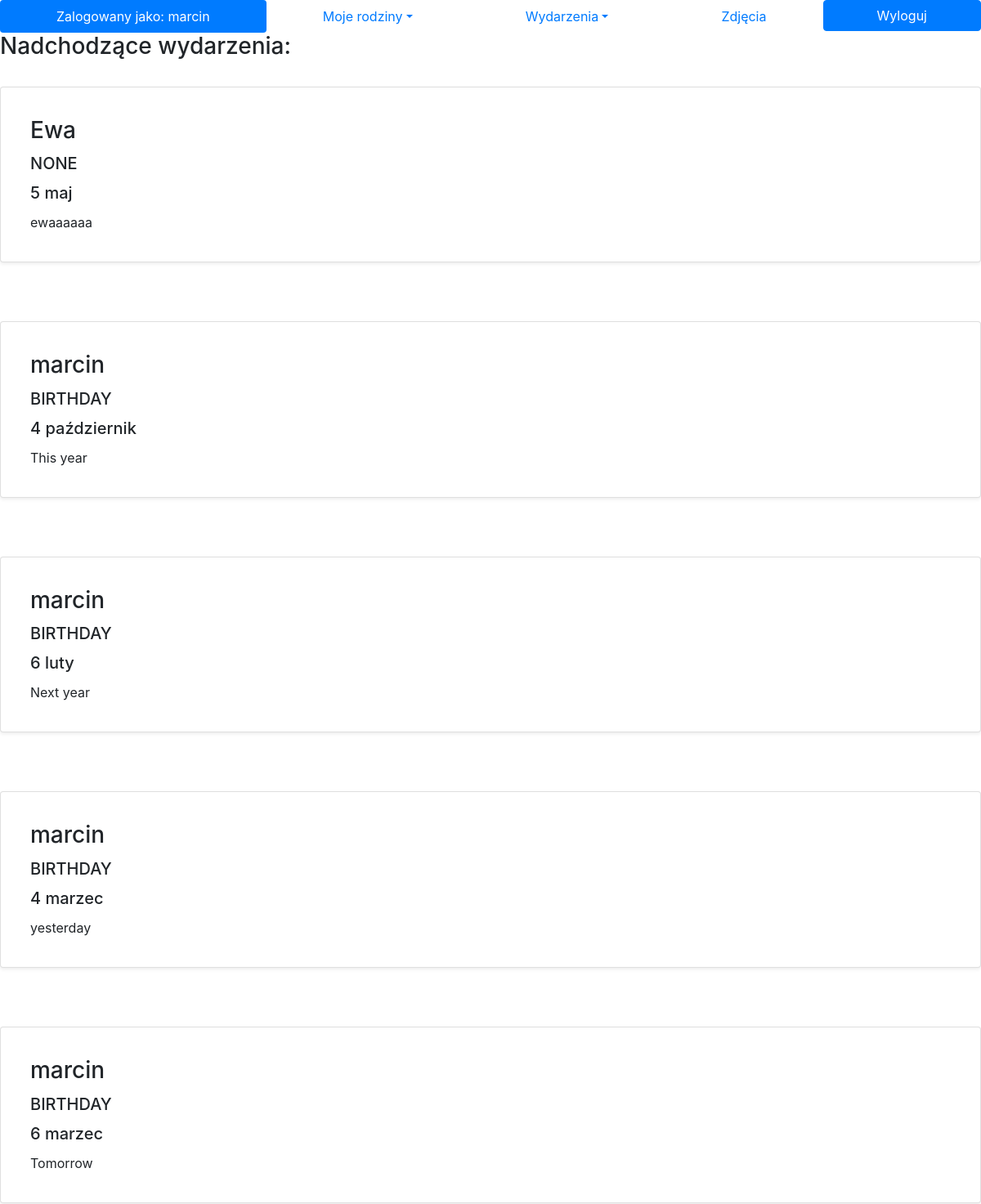
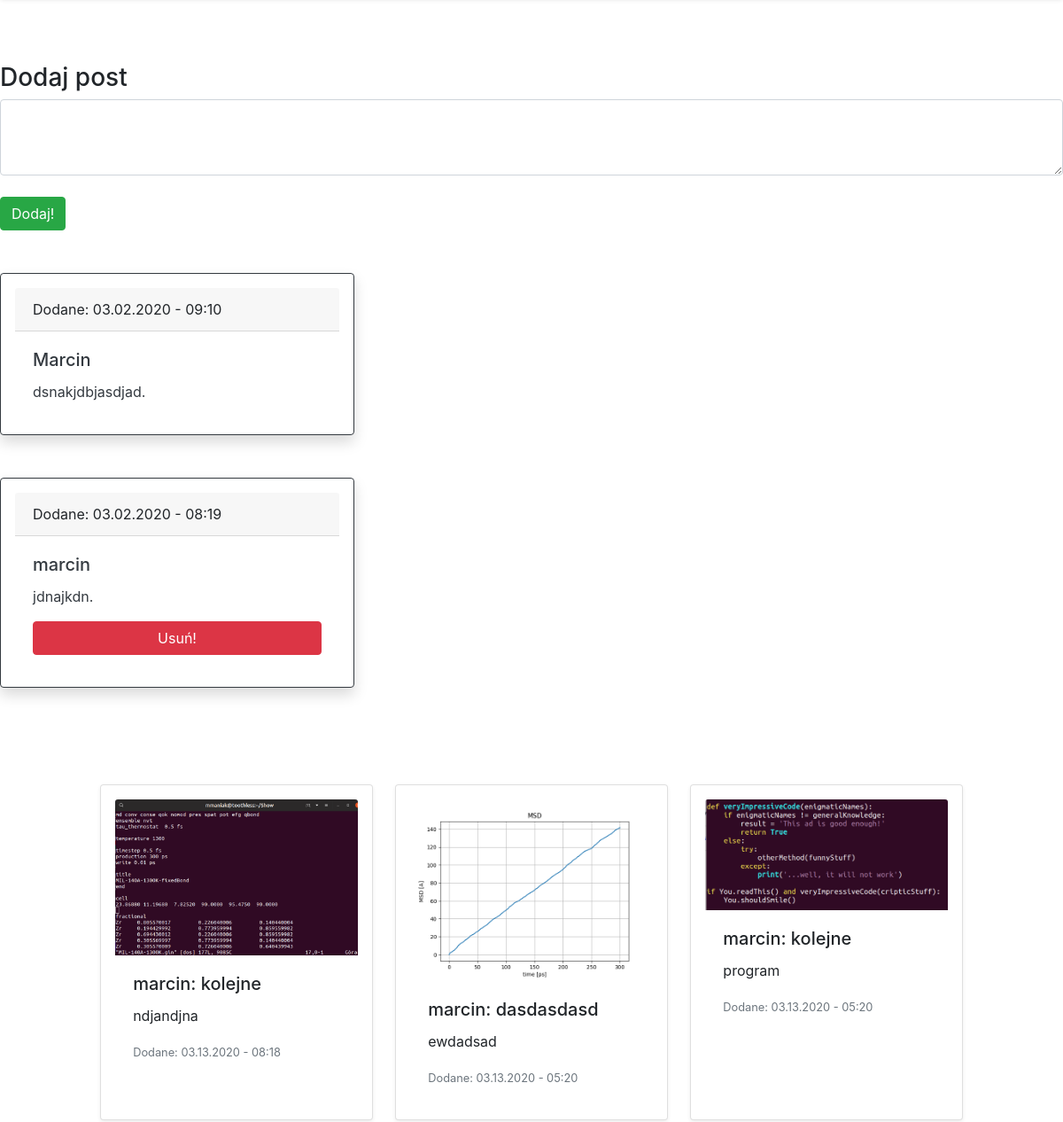
The page /loggedin/ (signed in, upper part) on the database as committed earlier (2 pictures, top to bottom).
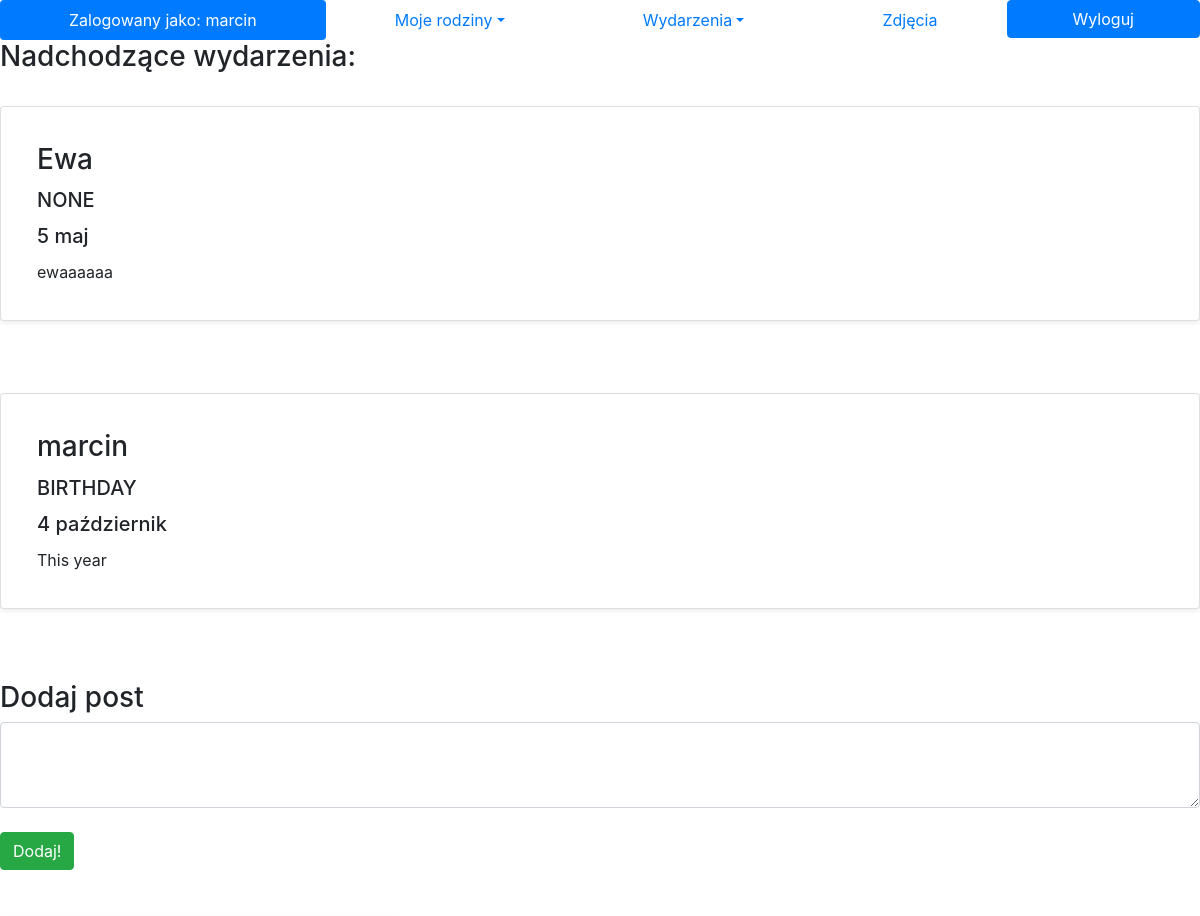
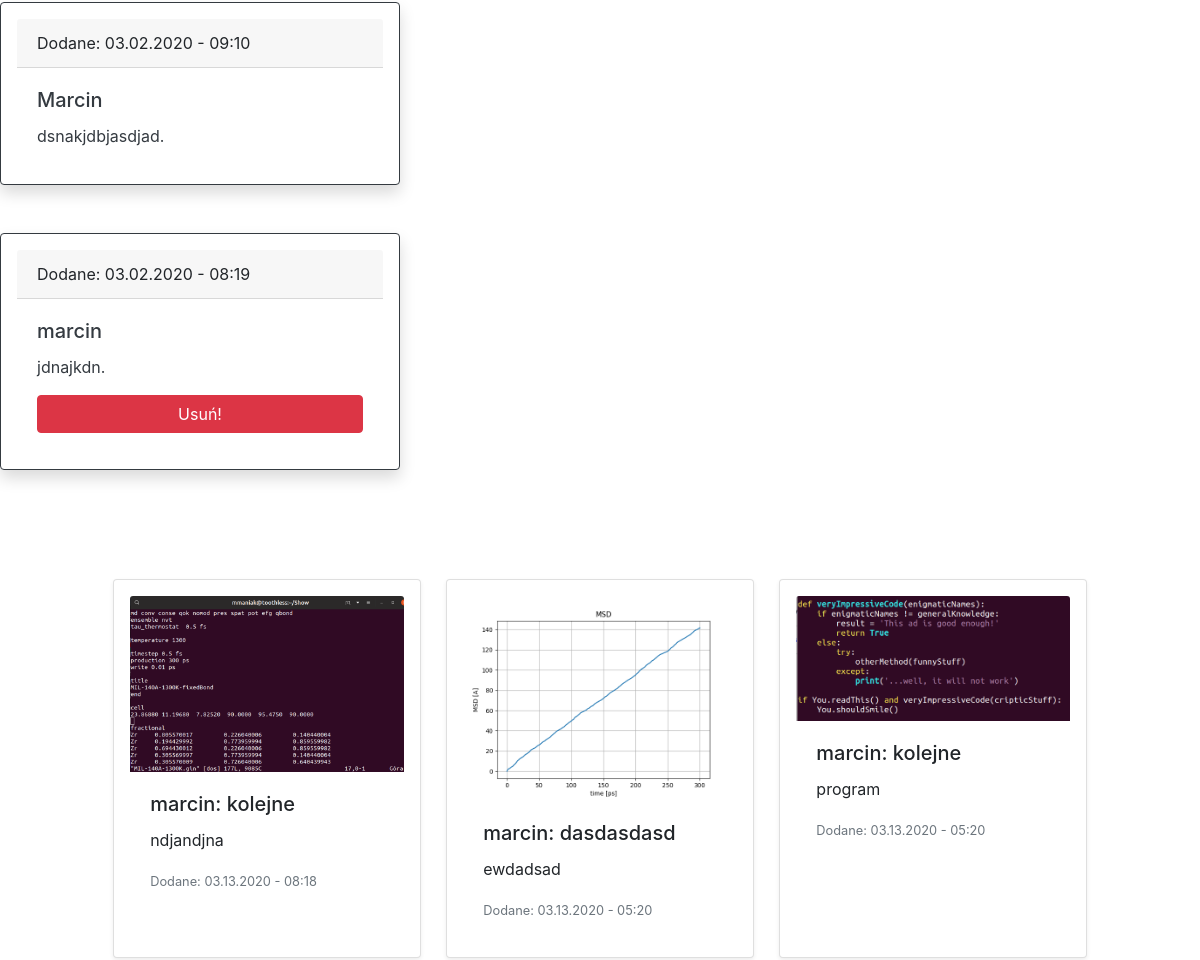
The same page on the database as committed later (2 pictures, top to bottom).
### logged/models.py (models this page shows, shortened)
class Event(models.Model):
    author = models.CharField(max_length=256, default='None')
    occasion = models.CharField(max_length=64, default='None')
    desc = models.TextField(blank=True)
    day = models.PositiveSmallIntegerField(default=0)
    month = models.PositiveSmallIntegerField(default=0)

class Post(models.Model):
    author = models.CharField(max_length=256, default='None')
    text = models.TextField()
    date = models.DateTimeField(auto_now_add=True)

class Photo(models.Model):
    author = models.CharField(max_length=256, default='None')
    title = models.CharField(max_length=256, default='None', blank=True, help_text='Title, optional')
    desc = models.TextField(blank=True, help_text='Description, optional')
    date = models.DateTimeField(auto_now=True)
    photo = models.ImageField(upload_to = './')

### Authentication/views.py (the view, shortened to what this page needs)
# urls.py: path('loggedin/', Logedin, name='logedin'),
@login_required
def Logedin(request):
    if request.method == 'GET':
        families = Family.objects.filter()
        my_families = [] # families that I belong to
        events = Event.objects.all()# all database events
        members_of_my_families = []
        events_in_my_families = []
        for family in families:
            for member in family.members.all():
                if str(member) == str(request.user.username):
                    my_families.append(family)
        for family in my_families:
            for member in family.members.all():
                members_of_my_families.append(member.member)
        members_of_my_families = list(dict.fromkeys(members_of_my_families))
        for event in events:
            if event.author in members_of_my_families:
                events_in_my_families.append(event)
        events_in_my_families = list(dict.fromkeys(events_in_my_families))
        for event_in_family in events_in_my_families:
            if event_in_family.month < datetime.datetime.now().month:
                event_in_family.this_year = datetime.datetime(datetime.datetime.now().year + 1, event_in_family.month,
                                                              event_in_family.month)
            elif event_in_family.month > datetime.datetime.now().month:
                event_in_family.this_year = datetime.datetime(datetime.datetime.now().year,
                                                              event_in_family.month,
                                                              event_in_family.month)
            else:
                if event_in_family.day < datetime.datetime.now().day:
                    event_in_family.this_year = datetime.datetime(datetime.datetime.now().year + 1,
                                                                  event_in_family.month,
                                                                  event_in_family.month)
                else:
                    event_in_family.this_year = datetime.datetime(datetime.datetime.now().year,
                                                                  event_in_family.month,
                                                                  event_in_family.month)
        sorted_events = sorted(events_in_my_families, key=attrgetter('this_year'))
        posts = Post.objects.all().order_by('-date') #all posts
        posts_in_my_families = []
        for post in posts:
            if post.author in members_of_my_families:
                posts_in_my_families.append(post)
        posts_in_my_families = list(dict.fromkeys(posts_in_my_families))
        photos = Photo.objects.all().order_by('-date')  # all photos
        photos_in_my_families = []
        for photo in photos:
            if photo.author in members_of_my_families:
                photos_in_my_families.append(photo)
        photos_in_my_families = list(dict.fromkeys(photos_in_my_families))
        return render(request, 'Authentication/loggedin.html',{'my_families':my_families, 'events_in_my_families':sorted_events, 'members_of_my_families':members_of_my_families,'posts_in_my_families':posts_in_my_families,'photos_in_my_families':photos_in_my_families})

### Authentication/models.py (called while the page is built)
    def __str__(self):
        return self.member

### Authentication/templatetags/filters.py (called while the page is built)
@register.filter(name='month')
def month(value):
    result = None
    if value == 1:
        result = 'styczeń'
    if value == 2:
        result = 'luty'
    if value == 3:
        result = 'marzec'
    if value == 4:
        result = 'kwiecień'
    if value == 5:
        result = 'maj'
    if value == 6:
        result = 'czerwiec'
    if value == 7:
        result = 'lipiec'
    if value == 8:
        result = 'sierpień'
    if value == 9:
        result = 'wrzesień'
    if value == 10:
        result = 'październik'
    if value == 11:
        result = 'listopad'
    if value == 12:
        result = 'grudzień'
    return result

### Authentication/templates/Authentication/loggedin.html (shortened to what this page needs)
{% extends 'Authentication/base.html' %}
{% load filters %}
{% block content %}
<ul class="nav nav-pills nav-fill">
  <li class="nav-item">
    <a class="nav-link active">Zalogowany jako: {{ user.username }}</a>
  </li>
  <li class="nav-item dropdown">
    <a class="nav-link dropdown-toggle" data-toggle="dropdown" href="#" role="button" aria-haspopup="true" aria-expanded="false">Moje rodziny</a>
  </li>
  <li class="nav-item dropdown">
    <a class="nav-link dropdown-toggle" data-toggle="dropdown" href="#" role="button" aria-haspopup="true" aria-expanded="false">Wydarzenia</a>
  </li>
  <li class="nav-item">
    <a class="nav-link" href="{% url 'photos'%}">Zdjęcia</a>
  </li>
  <li class="nav-item">
    <form action="{% url 'logoutuser' %}" method="POST">
        <button type="submit" class="btn btn-primary btn-block">Wyloguj</button>
    </form>
  </li>
</ul>
{% if not my_families%}
<h2>Czas dołączyć do jakiejś rodziny</h2> <br>
<h4>Stwórz jako pierwszy swoją rodzię lub poproś osobę która zaprosiła Cię do Familiara o ID rodziny do której chciałbyś dołączyć</h4><br><br>
    <a href="{% url 'createfamily'%}" class="btn btn-primary btn-block">Stwórz rodzinę</a><br>
    <a href="{% url 'joinfamily'%}" class="btn btn-primary btn-block">Dołącz do istniejące rodziny</a><br>
{% else %}
<h3>Nadchodzące wydarzenia:</h3><br>
{% for event in events_in_my_families %}
<div class="card shadow-sm p-3 mb-5 bg-white rounded">
  <div class="card-body">
    <h3 class="card-title"> {{ event.author }} </h3>
    <h5 class="card-title"> {{ event.occasion|upper }}</h5>
    <h5 class="card-title"> {{ event.day }} {{event.month|month}}</h5>
    <p class="card-text">{{ event.desc }}</p>
  </div>
</div>
<br>
{% endfor %}
<dvi>
    <div>
        <form method="POST">
            <h3>Dodaj post</h3>
           <textarea name='send_post' id='send_post' rows="3" cols="50" class="form-control"></textarea><br>
           <button type="submit" class="btn btn-success">Dodaj!</button>
        </form>
    </div>
 <br><br>
    <div>
        {% if posts_in_my_families %}
            {% for post in posts_in_my_families %}
            <div class="card border-dark mb-3 shadow p-3 mb-5 bg-white rounded" style="max-width: 25rem;">
              <div class="card-header">Dodane: {{post.date |date:"m.d.Y - h:i"}}</div>
              <div class="card-body text-dark">
                <h5 class="card-title">{{ post.author }}</h5>
                <p class="card-text">{{ post.text }}.</p>
                  {% if post.author == user.username %}
                    <form method="POST">
                       <button type="submit" class="btn btn-danger btn-block">Usuń!</button>
                    </form>
                  {% endif %}
              </div>
            </div>
                 {% endfor %}
        {% else %}
        <h2>Nikt z Twoich rodzin nie dodał jeszcze posta, bądź pierwszy!</h2>
        {% endif %}
    </div>
<br>
<br>
{% if photos_in_my_families %}
<div style="max-height:70vh;overflow:scroll;overflow-x: hidden;">
<div class="row justify-content-md-center">
    {% for photo in photos_in_my_families %}
  <div class="card col-sm-3 shadow-sm p-3 mb-5 bg-white rounded" style="margin:0.8em">
    <img class="card-img-top" src="{{ photo.photo.url }}" alt="Card image cap">
    <div class="card-body">
      <h5 class="card-title">{{ photo.author }}: {{ photo.title }}</h5>
      <p class="card-text">{{ photo.desc }}</p>
      <p class="card-text"><small class="text-muted">Dodane: {{photo.date |date:"m.d.Y - h:i"}}</small></p>
    </div>
  </div>
    {% endfor %}
</div>
</div>
<br><br>
{% endif %}
{% endif %}
{% endblock %}

### Authentication/templates/Authentication/base.html (shortened to what this page needs)
<!doctype html>
<html lang="pl">
  <head>
    {% load static %}
    <link rel="stylesheet" href="https://stackpath.bootstrapcdn.com/bootstrap/4.4.1/css/bootstrap.min.css">
    <link rel="stylesheet" href="{% static 'Authentication/css/style.css' %}" />
  </head>
  <body>
    {% block content %} {% endblock %}
  </body>
</html>

Rows that differ between the two databases and show on the page:
removed Event: author "marcin", occasion "BIRTHDAY", day "6", month|month "luty", desc "Next year"
removed Event: author "marcin", occasion "BIRTHDAY", day "4", month|month "marzec", desc "yesterday"
removed Event: author "marcin", occasion "BIRTHDAY", day "6", month|month "marzec", desc "Tomorrow"
